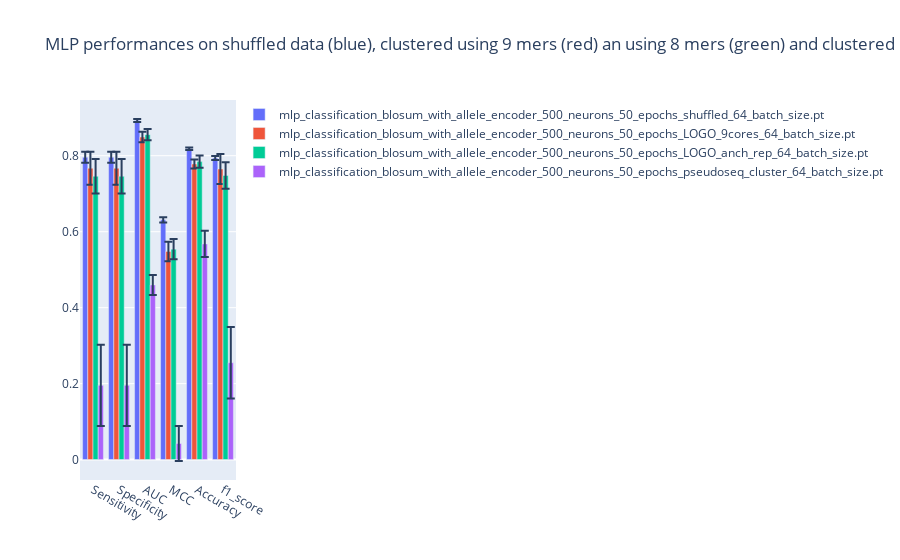

Notebook code for this chart:
### Code cell
# Draw metrics comparison between shuffled, clustered models for the CNN and MLP:
models_metrics_path = "diff_clust_methods.csv"
df = pd.read_csv(models_metrics_path)
fig = go.Figure()
x = ["Sensitivity", "Specificity", "AUC", "MCC", "Accuracy", "f1_score"]
for model_path in df["model_path"]:
    fig.add_trace(go.Bar(
        x=x,
        y=df.loc[df["model_path"]==model_path,
            ["sensitivity_mean", "specificity_mean", "auc_mean", "mcc_mean", "accuracy_mean", "f1_mean"]].values[0],
        name=model_path,
        error_y=dict(
            type="data",
            array=df.loc[df["model_path"]==model_path,
                ["sensitivity_std", "specificity_std", "auc_std", "mcc_std", "accuracy_std", "f1_std"]].values[0],
        )
    ))
fig.update_layout(
    barmode="group",
    title_text="MLP performances on shuffled data (blue), clustered using 9 mers (red) an using 8 mers (green) and clustered using pseudosequences (purple)",
)
fig.show()
fig.write_image(
    f"/home/daqop/mountpoint_snellius/3D-Vac/reports/figures/exp_results/{models_metrics_path}.svg",
)

### Figure 1 — Plotly figure (JSON) as saved in the notebook; plotly's stock layout.template omitted (floating-point values rounded to 4 significant figures)
{"data": [{"error_y": {"array": [0.01451, 0.01451, 0.003977, 0.006972, 0.0033, 0.005256], "type": "data"}, "name": "mlp_classification_blosum_with_allele_encoder_500_neurons_50_epochs_shuffled_64_batch_size.pt", "type": "bar", "x": ["Sensitivity", "Specificity", "AUC", "MCC", "Accuracy", "f1_score"], "y": [0.7958, 0.7958, 0.8927, 0.6313, 0.8181, 0.7939]}, {"error_y": {"array": [0.04368, 0.04368, 0.01383, 0.02561, 0.01205, 0.03965], "type": "data"}, "name": "mlp_classification_blosum_with_allele_encoder_500_neurons_50_epochs_LOGO_9cores_64_batch_size.pt", "type": "bar", "x": ["Sensitivity", "Specificity", "AUC", "MCC", "Accuracy", "f1_score"], "y": [0.7669, 0.7669, 0.849, 0.5479, 0.7782, 0.765]}, {"error_y": {"array": [0.04518, 0.04518, 0.01467, 0.02651, 0.01592, 0.035], "type": "data"}, "name": "mlp_classification_blosum_with_allele_encoder_500_neurons_50_epochs_LOGO_anch_rep_64_batch_size.pt", "type": "bar", "x": ["Sensitivity", "Specificity", "AUC", "MCC", "Accuracy", "f1_score"], "y": [0.7459, 0.7459, 0.8554, 0.554, 0.7844, 0.7479]}, {"error_y": {"array": [0.1069, 0.1069, 0.02623, 0.04608, 0.03471, 0.09394], "type": "data"}, "name": "mlp_classification_blosum_with_allele_encoder_500_neurons_50_epochs_pseudoseq_cluster_64_batch_size.pt", "type": "bar", "x": ["Sensitivity", "Specificity", "AUC", "MCC", "Accuracy", "f1_score"], "y": [0.1956, 0.1956, 0.4599, 0.04244, 0.5678, 0.2551]}], "layout": {"barmode": "group", "title": {"text": "MLP performances on shuffled data (blue), clustered using 9 mers (red) an using 8 mers (green) and clustered using pseudosequences (purple)"}}}
